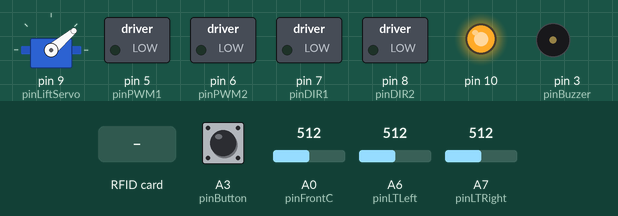
Bench run of a sketch on a simulated Arduino Nano, built with avr-gcc and run on an emulated ATmega328P. Parts: servo, switched loads named in the sketch (green lamp = pin HIGH), output pins drawn as LEDs (lit = HIGH), buzzer (waves = sounding). Inputs (shaded band) come from the test bench; at power-on: A3 (pinButton) HIGH, A0 (pinFrontC) = 512, A6 (pinLTLeft) = 512, A7 (pinLTRight) = 512. What the sketch prints to the serial monitor is not drawn.

Above: at 2.5 s.
2.6 s: RFID card 74 DC 58 74 held to the reader
At 2.71 s:
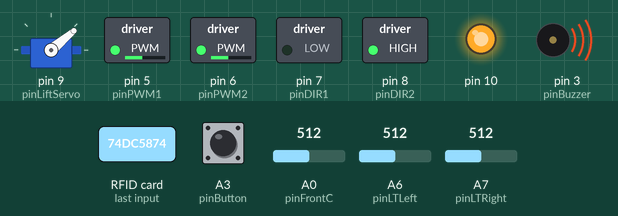
At 3.2 s:
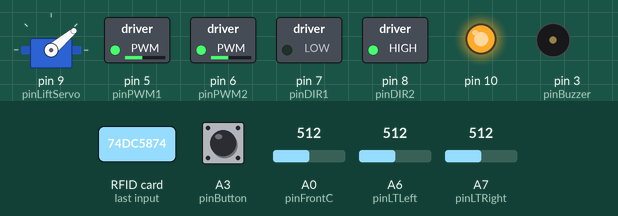
4.3 s: RFID card 5E 7A 19 C4 held to the reader
At 6.4 s:
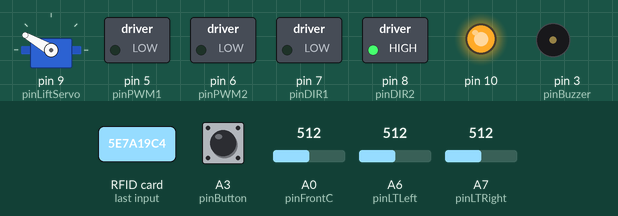
7.3 s: A3 (pinButton) pulled LOW for 3.2 s
Timing chart, 0 to 12.2 s (numbered marks = the images above; inputs shaded):
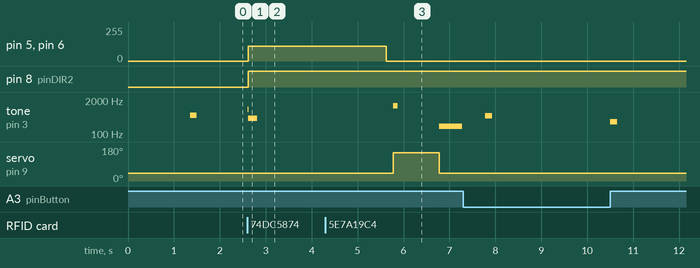

Measured:
- after the input at 2.6 s, pin 5 (pinPWM1), pin 6 (pinPWM2): 0/255 → 110/255 at once; pin 8 (pinDIR2): LOW → HIGH at once; tone on pin 3 (pinBuzzer): silent → 880 Hz at once, → 400 Hz 0.01 s later, → silent 0.20 s later
- after the input at 4.3 s, servo on pin 9 (pinLiftServo): 40° → 150° after 1.5 s, → 40° 1.0 s later

The sketch:

JellibiAGV_Pallet.ino
```cpp
/****************************************************************
 * Jellibi AGV - 팔렛 RFID 목적지 미션
 *   스타트 RFID → 창고 이동 → [팔렛 RFID로 목적지 결정] → 적재
 *               → 그 도시로 이동 → 하차 → 창고 반복
 *   라이브러리: MFRC522, Servo(내장)
 ****************************************************************/
#include <SPI.h>
#include <MFRC522.h>
#include <Servo.h>

//==================== 핀 맵 ====================
#define pinLTLeft    A6   // 바닥 왼쪽 IR (라인)
#define pinLTRight   A7   // 바닥 오른쪽 IR (라인)
#define pinButton    A3   // 버튼(비상정지)
#define pinBuzzer    3
#define pinPWM1      5    // 좌 모터 속도
#define pinPWM2      6    // 우 모터 속도
#define pinDIR1      7    // 좌 모터 방향
#define pinDIR2      8    // 우 모터 방향
#define pinRfidSS    2
#define pinRfidRST   4
#define pinLiftServo 9
#define pinFrontC    A0   // 전면 가운데 IR (장애물 감지)

//==================== ★ 여기만 수정 ====================
int  useWarehouses[] = {1, 3, 5};  // ★ 진입 가능한 창고 번호 (1~8). 하차 후 가장 가까운 곳으로 복귀
#define USE_WH_N ((int)(sizeof(useWarehouses)/sizeof(useWarehouses[0])))
int  START_ROW    = 4;     // 출발 위치 행 (A=1 … H=8)
int  START_COL    = 0;     // 출발 위치 열: 0=좌측출발, 9=우측출발
byte START_CARD[4] = {0x74,0xDC,0x58,0x74};  // 시작 카드 UID (RfidTest로 확인)
int  LIFT_UP_ANGLE   = 150; // 적재(올림) 각도
int  LIFT_DOWN_ANGLE = 40;  // 하차(내림) 각도
int  actionDelayMs   = 1000;// 적재/하차 동작 시간(ms)
// ※ 목적지는 '팔렛 RFID'로 결정 → 아래 cityTable 에 UID 입력
// ※ 진입 불가 좌표는 아래 'blocked[]' 에서 추가
#define USE_OBSTACLE 1        // 전면 장애물 감지+우회 (끄려면 0)
int  obstacleThreshold = 980; // 전면 IR raw가 이 값보다 작으면 장애물 (SensorCalibration으로 보정)

//==================== 튜닝 상수 ====================
// --- 바닥센서 정규화 기준 (SensorCalibration으로 측정한 raw값) ---
#define LEFT_WHITE   415    // 좌센서 '흰 바닥' raw → 정규화 0
#define LEFT_BLACK   992    // 좌센서 '검정선' raw → 정규화 1000
#define RIGHT_WHITE  378    // 우센서 흰 바닥 raw
#define RIGHT_BLACK  959    // 우센서 검정선 raw
#define LINE_COUNT_THRESHOLD 700  // 교차점 판정: 두 센서 정규화값이 모두 이 값 이상이면 '교차점' (낮추면 더 민감)
#define LINE_LEAVE_THRESHOLD 450  // 교차점 이탈 판정: 두 센서 모두 이 값 미만이면 '벗어남'(다음 카운트 준비)

// --- 모터 방향 의미값 (바꾸지 말 것) ---
#define FORWARD  0          // 전진
#define BACKWARD 1          // 후진

// --- 주행 속도 / 라인트레이싱 ---
int   basePower = 110;      // 기본 주행 속도 PWM(0~255). ↑빠름·불안정 / ↓느림·안정
int   minPower  = 75;       // P제어 시 바퀴 최소 PWM (너무 낮으면 모터가 안 돎)
int   maxPower  = 145;      // P제어 시 바퀴 최대 PWM
float Kp           = 0.015; // 라인트레이싱 P게인. ↑민감(지그재그 떨림) / ↓둔함(곡선서 이탈)
float Power1RatioF = 0.99;  // 좌모터 출력 보정 배수 (직진이 한쪽으로 휘면 좌우 배수로 균형)
float Power2RatioF = 1.00;  // 우모터 출력 보정 배수

// --- 회전 (시간 기반: 배터리 잔량·바닥 마찰에 따라 재튜닝 필요) ---
int turnPower               = 100; // 제자리 회전 PWM (약하면 덜 돌고, 세면 더 돔)
int forwardIntoCrossTime    = 50;  // 회전 전, 교차점 중심까지 살짝 전진(ms)
int forwardAfterTurnTime    = 0;   // 90도 회전 후 추가 전진 보정(ms, 보통 0)
int forwardAfterHalfTurnTime= 60;  // 180도 회전 후 추가 전진 보정(ms)
int leftTurnTime            = 420; // 좌 90도 회전 시간(ms): 덜 돌면 ↑ / 더 돌면 ↓
int rightTurnTime           = 420; // 우 90도 회전 시간(ms)
int halfTurnTime            = 840; // 180도(반바퀴) 회전 시간(ms)
int arriveCrossForwardTime  = 60;  // 목표 교차점 도착 후 중앙정렬용 전진(ms)

//==================== 좌표계 ====================
//  행: 0=창고줄, 1~8=격자 A~H, 9=도시줄 / 열: 0=좌출발, 1~8=격자, 9=우출발
struct Point { int row, col; };
enum Direction { NORTH=0, EAST=1, SOUTH=2, WEST=3 };
#define GRID_RMIN 1
#define GRID_RMAX 8
#define GRID_CMIN 1
#define GRID_CMAX 8

Point     HUB, START, missionDest;   // missionDest = 팔렛에서 읽은 목적지
Direction START_DIR;
Point     robotPos;
Direction robotDir;

Direction leftOf (Direction d){ return (Direction)((d+3)%4); }
Direction rightOf(Direction d){ return (Direction)((d+1)%4); }
Point stepCell(Point p, Direction d, int n){
  Point r = p;
  if      (d==NORTH) r.row -= n;
  else if (d==SOUTH) r.row += n;
  else if (d==EAST)  r.col += n;
  else               r.col -= n;
  return r;
}
bool samePoint(Point a, Point b){ return a.row==b.row && a.col==b.col; }

// ★ 진입 불가 좌표 (행1~8, 열1~8). 없으면 {0,0} 하나만. 예: { {3,3}, {5,2} }
Point blocked[] = { {0,0} };
#define BLOCKED_N ((int)(sizeof(blocked)/sizeof(blocked[0])))

// 런타임 차단(전면 장애물 감지로 추가되는 진입 불가 칸)
#define MAX_DYN_BLOCK 12
Point dynBlocked[MAX_DYN_BLOCK]; int dynCount = 0;
Point currentDest;                  // 현재 목적지(재경로용)
bool checkObstacle();               // 전방 선언
void handleObstacle();

// ★ 팔렛 UID → 목적지 도시  (각 팔렛을 RfidTest로 읽어 UID 입력)
//   도시 열: 1서울 2인천 3세종 4대전 5대구 6광주 7부산 8제주
//   ※ 한 도시에 여러 UID OK — 같은 좌표로 줄을 더 추가하면 됨(개수 자유)
struct CityTag { byte uid[4]; Point pos; };
CityTag cityTable[] = {
  { {0,0,0,0}, {9,1} },  // 서울
  { {0,0,0,0}, {9,2} },  // 인천
  { {0,0,0,0}, {9,3} },  // 세종
  { {0,0,0,0}, {9,4} },  // 대전
  { {0,0,0,0}, {9,5} },  // 대구
  { {0,0,0,0}, {9,6} },  // 광주
  { {0,0,0,0}, {9,7} },  // 부산
  { {0,0,0,0}, {9,8} },  // 제주
  // 예) 같은 도시 추가 UID:  { {0xAA,0xBB,0xCC,0xDD}, {9,3} },  // 세종(팔렛2)
};
#define CITY_N ((int)(sizeof(cityTable)/sizeof(cityTable[0])))

//==================== RFID / 서보 ====================
MFRC522 mfrc522(pinRfidSS, pinRfidRST);
Servo   liftServo;

//==================== 상태 변수 ====================
int  lineCounter=0; bool lineLock=false;
unsigned long lastCountTime=0;
int  lineCountIgnore=320, leaveNeed=2, leaveCount=0, crossNeed=2;

int  targetCount=0; bool traceDone=false;     // DoLineTrace
int  moveState=0; Point moveTarget;            // MoveTo
Point wp[16]; int wpLen=0, wpIdx=0; bool navActive=false;  // 경로(BFS 우회 시 다점)
bool started=false, running=false;             // 실행
bool beepOn=false; unsigned long beepEnd=0;    // 부저

//==================== 부저(비차단) ====================
void beep(int f,int t){ tone(pinBuzzer,f,t); beepOn=true; beepEnd=millis()+t; }
void updateBeep(){ if(beepOn && millis()>=beepEnd){ noTone(pinBuzzer); beepOn=false; } }

//==================== 모터 ====================
void drive(int d1,int p1,int d2,int p2){
  boolean h1,h2; int a,b;
  if(d1==FORWARD){ h1=HIGH; a=p1*Power1RatioF; } else { h1=LOW; a=p1; }
  if(d2==FORWARD){ h2=LOW;  b=p2*Power2RatioF; } else { h2=HIGH; b=p2; }
  a=constrain(a,0,255); b=constrain(b,0,255);
  digitalWrite(pinDIR1,h1); analogWrite(pinPWM1,a);
  digitalWrite(pinDIR2,h2); analogWrite(pinPWM2,b);
}
void Forward(int p){ drive(FORWARD,p,FORWARD,p); }
void PivotLeft(int p){ drive(BACKWARD,p,FORWARD,p); }
void PivotRight(int p){ drive(FORWARD,p,BACKWARD,p); }
void Stop(){ analogWrite(pinPWM1,0); analogWrite(pinPWM2,0); }

//==================== 센서 ====================
int normalize(int raw,int w,int b){
  long n=(long)(raw-w)*1000L/(b-w);
  if(n<0)n=0; if(n>1000)n=1000; return (int)n;
}
void readSensors(int &l,int &r){
  l=normalize(analogRead(pinLTLeft),  LEFT_WHITE,  LEFT_BLACK);
  r=normalize(analogRead(pinLTRight), RIGHT_WHITE, RIGHT_BLACK);
}

//==================== 라인트레이싱 P제어 ====================
void lineTrace(){
  int l,r; readSensors(l,r);
  int corr=(int)((l-r)*Kp);
  drive(FORWARD, constrain(basePower-corr,minPower,maxPower),
        FORWARD, constrain(basePower+corr,minPower,maxPower));
}

//==================== 라인 카운터 ====================
bool crossStable(){
  int c=0;
  for(int i=0;i<crossNeed;i++){ int l,r; readSensors(l,r);
    if(l>LINE_COUNT_THRESHOLD && r>LINE_COUNT_THRESHOLD) c++; delay(1); }
  return c>=crossNeed;
}
void resetCounter(){ lineCounter=0; lineLock=false; lastCountTime=0; leaveCount=0; }
void ignoreAfterTurn(){ resetCounter(); lineLock=true; }
void updateCounter(){
  unsigned long now=millis();
  int l,r; readSensors(l,r);
  bool cross=(l>LINE_COUNT_THRESHOLD && r>LINE_COUNT_THRESHOLD);
  bool leave=(l<LINE_LEAVE_THRESHOLD && r<LINE_LEAVE_THRESHOLD);
  if(cross){
    leaveCount=0;
    if(!lineLock && now-lastCountTime>lineCountIgnore && crossStable()){
      lineCounter++; lineLock=true; lastCountTime=now; beep(1000,30);
    }
  }
  if(leave){ if(++leaveCount>=leaveNeed){ lineLock=false; leaveCount=0; } }
  else leaveCount=0;
}

//==================== DoLineTrace(n) ====================
void startTrace(int n){ targetCount=n; traceDone=false; resetCounter(); }
void finishTrace(){
  Stop(); delay(50); Forward(basePower); delay(arriveCrossForwardTime);
  Stop(); delay(80); traceDone=true; beep(700,100);
}
void runTrace(){
  if(traceDone){ Stop(); return; }
#if USE_OBSTACLE
  if(checkObstacle()){ handleObstacle(); return; }   // 전면 장애물 → 차단등록+후진+재경로
#endif
  updateCounter();
  if(lineCounter>=targetCount){ finishTrace(); return; }
  lineTrace();
}

//==================== 회전(heading 추적) ====================
void turnLeft90(){
  Forward(basePower); delay(forwardIntoCrossTime); Stop(); delay(60);
  PivotLeft(turnPower); delay(leftTurnTime); Stop(); delay(60);
  if(forwardAfterTurnTime>0){ Forward(basePower); delay(forwardAfterTurnTime); Stop(); delay(60); }
  robotDir=leftOf(robotDir); ignoreAfterTurn();
}
void turnRight90(){
  Forward(basePower); delay(forwardIntoCrossTime); Stop(); delay(60);
  PivotRight(turnPower); delay(rightTurnTime); Stop(); delay(60);
  if(forwardAfterTurnTime>0){ Forward(basePower); delay(forwardAfterTurnTime); Stop(); delay(60); }
  robotDir=rightOf(robotDir); ignoreAfterTurn();
}
void turnHalf(){
  Forward(basePower); delay(forwardIntoCrossTime); Stop(); delay(80);
  PivotLeft(turnPower); delay(halfTurnTime); Stop(); delay(100);
  if(forwardAfterHalfTurnTime>0){ Forward(basePower); delay(forwardAfterHalfTurnTime); Stop(); delay(80); }
  robotDir=(Direction)((robotDir+2)%4); ignoreAfterTurn();
}
void turnTo(Direction t){
  int diff=(t-robotDir+4)%4;
  if(diff==1) turnRight90(); else if(diff==3) turnLeft90(); else if(diff==2) turnHalf();
}

//==================== 좌표 항법 ====================
void startMove(Point t){ moveTarget=t; traceDone=false; moveState=0; resetCounter(); }
void posForward(int n){ robotPos=stepCell(robotPos,robotDir,n); }

Point gateway(Point p){
  Point g=p;
  if      (p.row==0) g.row=GRID_RMIN;
  else if (p.row==9) g.row=GRID_RMAX;
  else if (p.col==0) g.col=GRID_CMIN;
  else if (p.col==9) g.col=GRID_CMAX;
  return g;
}
int planRoute(Point from, Point to){
  int n=0; wp[n++]=from;
  Point gA=gateway(from), gB=gateway(to);
  if(!samePoint(gA,from)) wp[n++]=gA;
  if(!samePoint(gB,gA))   wp[n++]=gB;
  if(!samePoint(to,gB))   wp[n++]=to;
  return n;
}
//---- 진입 불가 좌표 우회 (BFS) ----
bool isInterior(Point p){ return p.row>=GRID_RMIN && p.row<=GRID_RMAX && p.col>=GRID_CMIN && p.col<=GRID_CMAX; }
bool isNode(Point p){
  if(isInterior(p)) return true;
  if(p.row==0 && p.col>=1 && p.col<=8) return true;
  if(p.row==9 && p.col>=1 && p.col<=8) return true;
  if(p.col==0 && p.row>=1 && p.row<=8) return true;
  if(p.col==9 && p.row>=1 && p.row<=8) return true;
  return false;
}
bool edgeOK(Point a, Point b){ return isNode(a)&&isNode(b)&&(isInterior(a)||isInterior(b)); }
bool isBlockedCell(Point p){
  for(int i=0;i<BLOCKED_N;i++) if(samePoint(blocked[i],p))    return true;  // 정적(설정) 차단
  for(int i=0;i<dynCount;i++)  if(samePoint(dynBlocked[i],p)) return true;  // 런타임(장애물) 차단
  return false;
}
void addBlocked(Point p){ if(!isBlockedCell(p) && dynCount<MAX_DYN_BLOCK) dynBlocked[dynCount++]=p; }
bool anyBlocks(){
  for(int i=0;i<BLOCKED_N;i++) if(isNode(blocked[i])) return true;
  return dynCount>0;
}

byte bfsPrev[100], bfsQ[100];
int planRouteBFS(Point from, Point to){
  for(int i=0;i<100;i++) bfsPrev[i]=255;
  int qh=0,qt=0; byte s=from.row*10+from.col, g=to.row*10+to.col;
  bfsQ[qt++]=s; bfsPrev[s]=s;
  const int DR[4]={-1,0,1,0}, DC[4]={0,1,0,-1};
  while(qh<qt){
    byte cur=bfsQ[qh++]; if(cur==g) break;
    Point cp={cur/10,cur%10};
    for(int d=0;d<4;d++){
      Point np={cp.row+DR[d], cp.col+DC[d]};
      if(np.row<0||np.row>9||np.col<0||np.col>9) continue;
      byte ni=np.row*10+np.col;
      if(bfsPrev[ni]!=255) continue;
      if(!edgeOK(cp,np) || isBlockedCell(np)) continue;
      bfsPrev[ni]=cur; bfsQ[qt++]=ni;
    }
  }
  if(bfsPrev[g]==255) return 0;
  int len=0; byte c=g; while(true){ bfsQ[len++]=c; if(c==s) break; c=bfsPrev[c]; }
  int n=0; wp[n++]=from;
  for(int i=len-2;i>=1;i--){
    int d1r=(bfsQ[i]/10)-(bfsQ[i+1]/10), d1c=(bfsQ[i]%10)-(bfsQ[i+1]%10);
    int d2r=(bfsQ[i-1]/10)-(bfsQ[i]/10), d2c=(bfsQ[i-1]%10)-(bfsQ[i]%10);
    if((d1r!=d2r||d1c!=d2c) && n<15){ Point t={bfsQ[i]/10,bfsQ[i]%10}; wp[n++]=t; }
  }
  wp[n++]=to; return n;
}

void goTo(Point dest){
  currentDest = dest;
  wpLen = anyBlocks() ? planRouteBFS(robotPos,dest) : planRoute(robotPos,dest);
  wpIdx=1; navActive=true;
  if(wpLen>=2 && wpIdx<wpLen) startMove(wp[wpIdx]);
  else { navActive=false; Stop(); beep(200,500); }   // 경로 없음
}
void runMoveTo(){
  if(!navActive){ Stop(); return; }
  if(moveState==0){
    if      (robotPos.row!=moveTarget.row) moveState=1;
    else if (robotPos.col!=moveTarget.col) moveState=3;
    else                                   moveState=5;
  }
  else if(moveState==1){
    int d=moveTarget.row-robotPos.row;
    turnTo(d<0?NORTH:SOUTH); startTrace(abs(d)); moveState=2;
  }
  else if(moveState==2){
    runTrace();
    if(traceDone){ posForward(abs(moveTarget.row-robotPos.row)); traceDone=false; resetCounter(); moveState=0; }
  }
  else if(moveState==3){
    int d=moveTarget.col-robotPos.col;
    turnTo(d<0?WEST:EAST); startTrace(abs(d)); moveState=4;
  }
  else if(moveState==4){
    runTrace();
    if(traceDone){ posForward(abs(moveTarget.col-robotPos.col)); traceDone=false; resetCounter(); moveState=0; }
  }
  else if(moveState==5){
    Stop(); moveState=0; wpIdx++;
    if(wpIdx<wpLen) startMove(wp[wpIdx]); else navActive=false;
  }
}

//==================== 전면 장애물 → 진입불가 등록 + 후진 + 재경로 ====================
bool checkObstacle(){
  int hit=0;
  for(int i=0;i<5;i++){ if(analogRead(pinFrontC) < obstacleThreshold) hit++; delay(2); }
  return hit>=5;
}
void handleObstacle(){
  Stop(); beep(400,200);
  // 1) 장애물 칸(현재 셀의 앞 칸)을 진입 불가로 등록
  Point cur = stepCell(robotPos, robotDir, lineCounter);
  Point obs = stepCell(cur, robotDir, 1);
  addBlocked(obs);
  Serial.print(F("OBSTACLE block(")); Serial.print(obs.row); Serial.print(','); Serial.print(obs.col); Serial.println(F(")"));
  // 2) 직전 교차점(cur)까지 후진
  unsigned long t0=millis();
  while(millis()-t0 < 3000){
    int l,r; readSensors(l,r);
    if(l>LINE_COUNT_THRESHOLD && r>LINE_COUNT_THRESHOLD) break;  // 교차점 도달
    drive(BACKWARD, basePower, BACKWARD, basePower);
    delay(5);
  }
  Stop(); delay(150);
  robotPos = cur;                 // 직전 교차점에 위치 (robotDir 그대로)
  // 3) 목적지로 경로 재설정 (막힌 칸 회피 BFS)
  goTo(currentDest);
}

//==================== RFID ====================
bool readUID(byte *uid){
  if(!mfrc522.PICC_IsNewCardPresent()) return false;
  if(!mfrc522.PICC_ReadCardSerial())  return false;
  for(byte i=0;i<4;i++) uid[i]=(i<mfrc522.uid.size)?mfrc522.uid.uidByte[i]:0;
  mfrc522.PICC_HaltA(); return true;
}
bool isStartCard(byte *uid){
  for(int i=0;i<4;i++) if(uid[i]!=START_CARD[i]) return false;
  return true;
}
Point lookupCity(byte *uid){             // 팔렛 UID → 도시 좌표
  for(int i=0;i<CITY_N;i++){
    bool eq=true;
    for(int b=0;b<4;b++) if(cityTable[i].uid[b]!=uid[b]) eq=false;
    if(eq) return cityTable[i].pos;
  }
  return HUB;  // 미등록 팔렛 → 배송 안 함(HUB로)
}

//==================== 리프트 ====================
void liftUp(){   liftServo.attach(pinLiftServo); liftServo.write(LIFT_UP_ANGLE);   delay(actionDelayMs); }                       // 적재(부착·유지)
void liftDown(){ liftServo.attach(pinLiftServo); liftServo.write(LIFT_DOWN_ANGLE); delay(actionDelayMs); liftServo.detach(); }  // 하차 후 분리

//==================== 미션: 창고→[팔렛읽기]→적재→도시→하차→(가까운 창고)반복 ====================
enum { M_TO_HUB, M_HUB_WAIT, M_READ_PALLET, M_LOAD, M_TO_CITY, M_CITY_WAIT, M_UNLOAD };
int mState = M_TO_HUB;

// 현재 위치에서 가장 가까운 '진입 가능' 창고 좌표 (창고는 모두 행0 → 열 거리로 판단)
Point nearestWarehouse(Point from){
  int bestCol = useWarehouses[0], bestDist = 9999;
  for(int i=0;i<USE_WH_N;i++){
    int d = abs(from.col - useWarehouses[i]);
    if(d < bestDist){ bestDist = d; bestCol = useWarehouses[i]; }
  }
  Point w = {0, bestCol};
  return w;
}

void runMission(){
  switch(mState){
    case M_TO_HUB:    HUB = nearestWarehouse(robotPos); goTo(HUB); mState=M_HUB_WAIT; break;  // 가장 가까운 창고로
    case M_HUB_WAIT:  if(!navActive) mState=M_READ_PALLET;  break;   // 도착 대기

    case M_READ_PALLET: {                                            // 팔렛 RFID → 목적지
      byte uid[4];
      if(readUID(uid)){
        missionDest = lookupCity(uid);
        Serial.print(F("PALLET:"));
        for(int i=0;i<4;i++){ Serial.print(' '); if(uid[i]<0x10) Serial.print('0'); Serial.print(uid[i],HEX); }
        Serial.print(F(" => dest("));Serial.print(missionDest.row);Serial.print(',');Serial.print(missionDest.col);Serial.println(')');
        beep(1200,100); mState=M_LOAD;
      }
      break;                                                         // 팔렛 없으면 대기
    }

    case M_LOAD:      liftUp();   mState=M_TO_CITY; break;           // 적재
    case M_TO_CITY:   goTo(missionDest); mState=M_CITY_WAIT; break;  // 읽은 도시로
    case M_CITY_WAIT: if(!navActive) mState=M_UNLOAD; break;         // 도착 대기
    case M_UNLOAD:    liftDown(); beep(500,150); mState=M_TO_HUB; break;  // 하차 → 반복
  }
}

//==================== 버튼 비상정지 ====================
void checkStopButton(){
  if(digitalRead(pinButton)!=0) return;
  Stop(); delay(20);
  if(digitalRead(pinButton)!=0) return;
  while(digitalRead(pinButton)==0) delay(5);
  running=!running;
  beep(running?880:300, 150);
}

//==================== setup / loop ====================
void setup(){
  Serial.begin(9600);
  pinMode(pinLTLeft,INPUT); pinMode(pinLTRight,INPUT); pinMode(pinFrontC,INPUT);
  pinMode(pinButton,INPUT_PULLUP);
  pinMode(pinBuzzer,OUTPUT);
  pinMode(pinDIR1,OUTPUT); pinMode(pinPWM1,OUTPUT);
  pinMode(pinDIR2,OUTPUT); pinMode(pinPWM2,OUTPUT);
  Stop();

  SPI.begin(); mfrc522.PCD_Init();
  liftDown();                       // 시작: 리프트 내림 후 서보 분리

  START = {START_ROW, START_COL};
  START_DIR = (START_COL==0) ? EAST : WEST;
  robotPos = START; robotDir = START_DIR;

  delay(300); beep(523,150);
  Serial.println(F("Ready - 시작 카드를 태깅하세요"));
}

void loop(){
  updateBeep();

  if(!started){                              // 시작 전: 시작 카드 대기
    byte uid[4];
    if(readUID(uid)){
      Serial.print(F("UID:"));
      for(int i=0;i<4;i++){ Serial.print(' '); if(uid[i]<0x10) Serial.print('0'); Serial.print(uid[i],HEX); }
      if(isStartCard(uid)){ started=true; running=true; beep(880,150); Serial.println(F(" => START")); }
      else                { beep(200,200);                              Serial.println(F(" => 불일치")); }
    }
    Stop(); return;
  }

  checkStopButton();                         // 시작 후: 버튼 = 정지/재개
  if(!running){ Stop(); return; }

  runMoveTo();                               // 주행
  runMission();                              // 미션 진행
}
```
